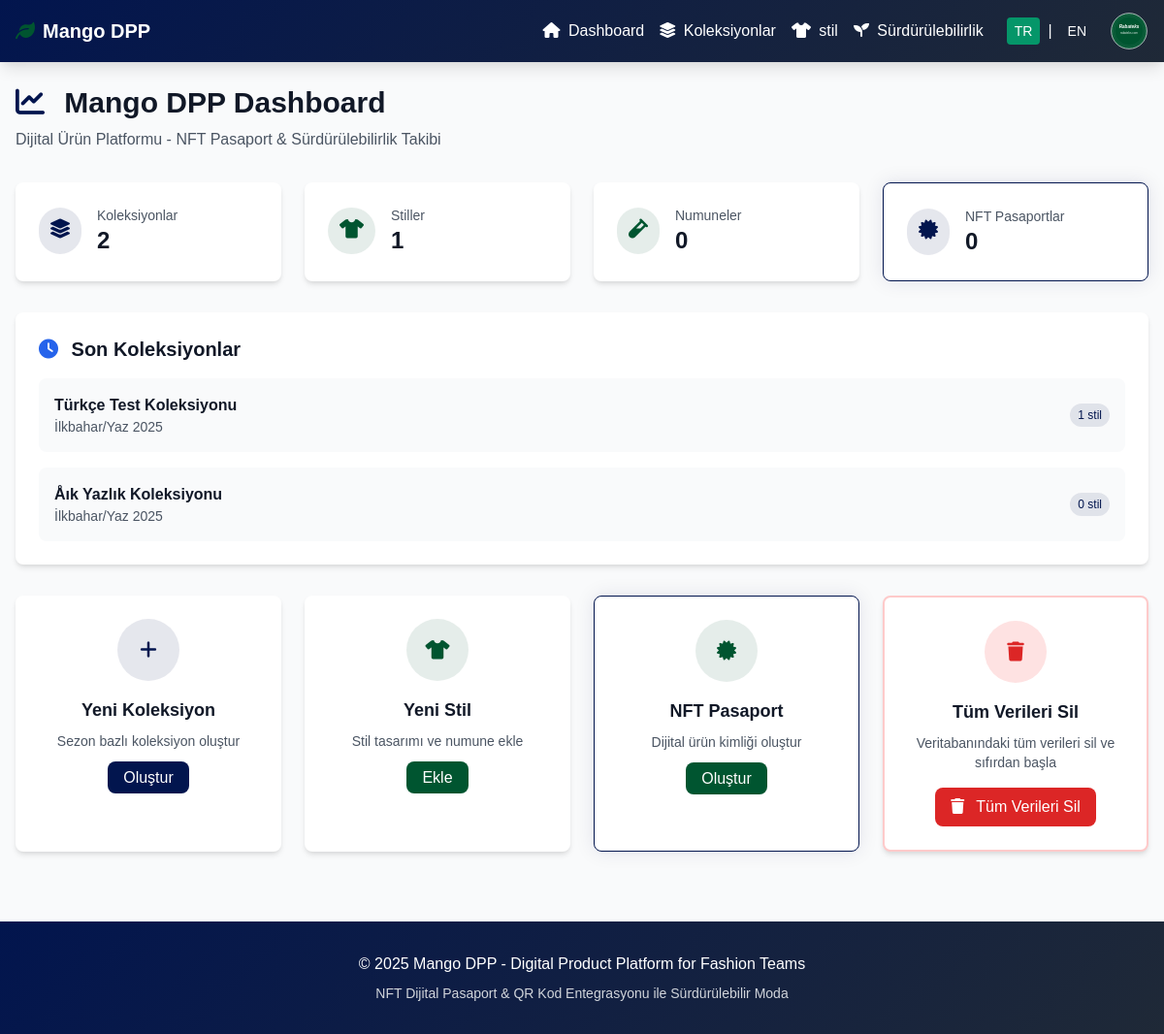
The app's page /, older data.
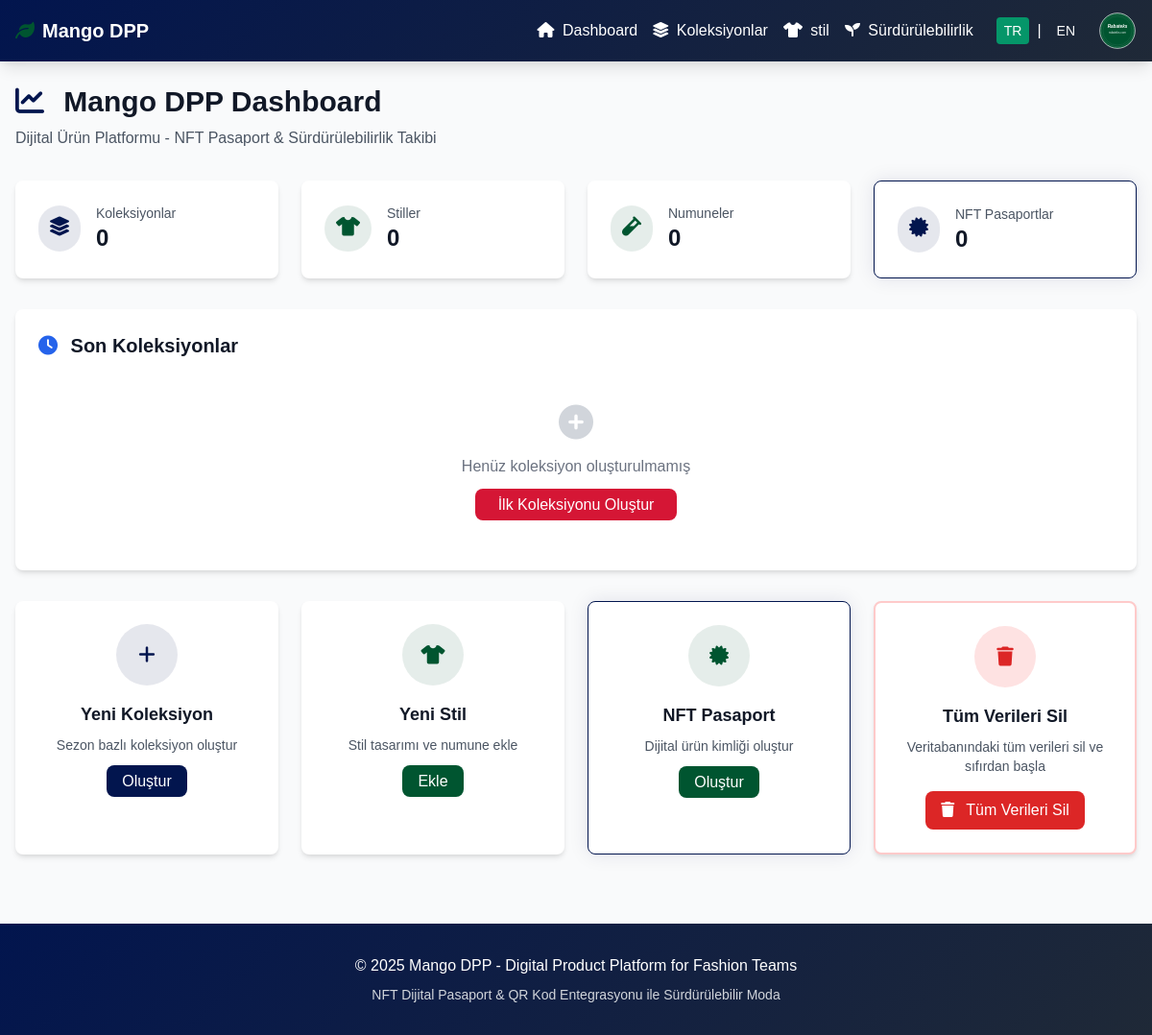
The same page, newer data.
### models.py (models this page shows)
class Collection(Base):
    __tablename__ = "collections"
    id = Column(String, primary_key=True)
    name = Column(String, nullable=False)
    season = Column(String, nullable=False)
    year = Column(Integer, nullable=False)
    description = Column(Text)
    created_at = Column(DateTime, default=datetime.utcnow)
    styles = relationship("Style", back_populates="collection")

### main.py (the view)
@app.get("/")
async def dashboard(request: Request, db: Session = Depends(get_db)):
    lang = get_language(request)
    collections = mango_dpp.get_collections(db)
    styles = mango_dpp.get_styles(db)
    nfts = mango_dpp.get_nfts(db)
    stats = {
        "total_collections": len(collections),
        "total_styles": len(styles),
        "total_samples": 0,  # Placeholder
        "total_nfts": len(nfts)
    }
    response = templates.TemplateResponse("dashboard.html", {
        "request": request,
        "stats": stats,
        "collections": collections[:5],
        "lang": lang,
        "t": get_all_texts(lang)
    })
    response.headers["Content-Type"] = "text/html; charset=utf-8"
    return response

### templates/dashboard.html (shortened to what the changed rows need)
{% extends "base.html" %}
{% block content %}
<div class="mb-8">
    <h1 class="text-3xl font-bold text-gray-900 mb-2">
        <i class="fas fa-chart-line text-navy mr-3"></i>
        {{ t['dashboard_title'] if t else "Mango DPP Dashboard" }}
    </h1>
</div>
<div class="grid grid-cols-1 md:grid-cols-2 lg:grid-cols-4 gap-6 mb-8">
    <a href="/collections" class="bg-white rounded-lg shadow-md p-6 card-hover block hover:shadow-lg transition-shadow">
        <div class="flex items-center">
            <div class="ml-4">
                <p class="text-sm font-medium text-gray-600">{{ t['total_collections'] if t else "Collections" }}</p>
                <p class="text-2xl font-semibold text-gray-900">{{ stats.total_collections }}</p>
            </div>
        </div>
    </a>
    <a href="/styles" class="bg-white rounded-lg shadow-md p-6 card-hover block hover:shadow-lg transition-shadow">
        <div class="flex items-center">
            <div class="ml-4">
                <p class="text-sm font-medium text-gray-600">{{ t['total_styles'] if t else "Styles" }}</p>
                <p class="text-2xl font-semibold text-gray-900">{{ stats.total_styles }}</p>
            </div>
        </div>
    </a>
</div>
<div class="bg-white rounded-lg shadow-md p-6 mb-8">
    <h2 class="text-xl font-semibold text-gray-900 mb-4">
        <i class="fas fa-clock text-blue-600 mr-2"></i>
        {{ t['recent_collections'] if t else "Recent Collections" }}
    </h2>
    {% if collections %}
        <div class="space-y-4">
            {% for collection in collections %}
            <div class="flex items-center justify-between p-4 bg-gray-50 rounded-lg">
                <div>
                    <h3 class="font-semibold text-gray-900">{{ collection.name }}</h3>
                    <p class="text-sm text-gray-600">{{ collection.season }} {{ collection.year }}</p>
                </div>
                <div class="flex items-center space-x-2">
                    <span class="bg-navy-light text-navy text-xs px-2 py-1 rounded-full">
                        {{ collection.styles|length }} {{ 'styles' if lang == 'en' else 'stil' }}
                    </span>
                </div>
            </div>
            {% endfor %}
        </div>
    {% else %}
        <div class="text-center py-8">
            <i class="fas fa-plus-circle text-4xl text-gray-300 mb-4"></i>
            <p class="text-gray-500 mb-4">{{ t['no_collections_yet'] if t else "No collections created yet" }}</p>
            <a href="/collections" class="btn-red-special text-white px-6 py-2 rounded-lg transition-colors">
                {{ t['create_first_collection'] if t else "Create First Collection" }}
            </a>
        </div>
    {% endif %}
</div>
{% endblock %}

Row changes from the older to the newer data that the page shows:
removed Collection: name "Türkçe Test Koleksiyonu", season "İlkbahar/Yaz", year "2025", styles|length "1", value "stil"
removed Collection: name "Åık Yazlık Koleksiyonu", season "İlkbahar/Yaz", year "2025", styles|length "0", value "stil"
Text that changed along with them:
{{ stats.total_collections }}: "2" → "0"
{{ stats.total_styles }}: "1" → "0"
{{ t['no_collections_yet'] if t else "No collections created yet" }}: (not shown) → "Henüz koleksiyon oluşturulmamış"
{{ t['create_first_collection'] if t else "Create First Collection" }}: (not shown) → "İlk Koleksiyonu Oluştur"
